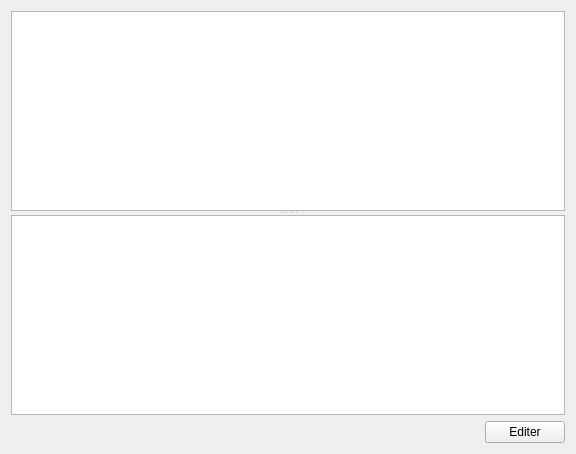
<?xml version="1.0" encoding="UTF-8"?>
<ui version="4.0">
 <class>CentralWidget</class>
 <widget class="QWidget" name="CentralWidget">
  <property name="geometry">
   <rect>
    <x>0</x>
    <y>0</y>
    <width>576</width>
    <height>454</height>
   </rect>
  </property>
  <property name="windowTitle">
   <string>Form</string>
  </property>
  <layout class="QVBoxLayout" name="verticalLayout">
   <item>
    <widget class="QSplitter" name="splitter">
     <property name="orientation">
      <enum>Qt::Vertical</enum>
     </property>
     <widget class="QTextEdit" name="textEditA">
      <property name="documentTitle">
       <string>Important</string>
      </property>
      <property name="readOnly">
       <bool>true</bool>
      </property>
     </widget>
     <widget class="QTextEdit" name="textEditB">
      <property name="readOnly">
       <bool>true</bool>
      </property>
     </widget>
    </widget>
   </item>
   <item>
    <layout class="QHBoxLayout" name="horizontalLayout">
     <item>
      <spacer name="horizontalSpacer">
       <property name="orientation">
        <enum>Qt::Horizontal</enum>
       </property>
       <property name="sizeHint" stdset="0">
        <size>
         <width>40</width>
         <height>20</height>
        </size>
       </property>
      </spacer>
     </item>
     <item>
      <widget class="QPushButton" name="editButton">
       <property name="text">
        <string>Editer</string>
       </property>
       <property name="checkable">
        <bool>true</bool>
       </property>
      </widget>
     </item>
    </layout>
   </item>
  </layout>
 </widget>
 <resources/>
 <connections/>
</ui>
